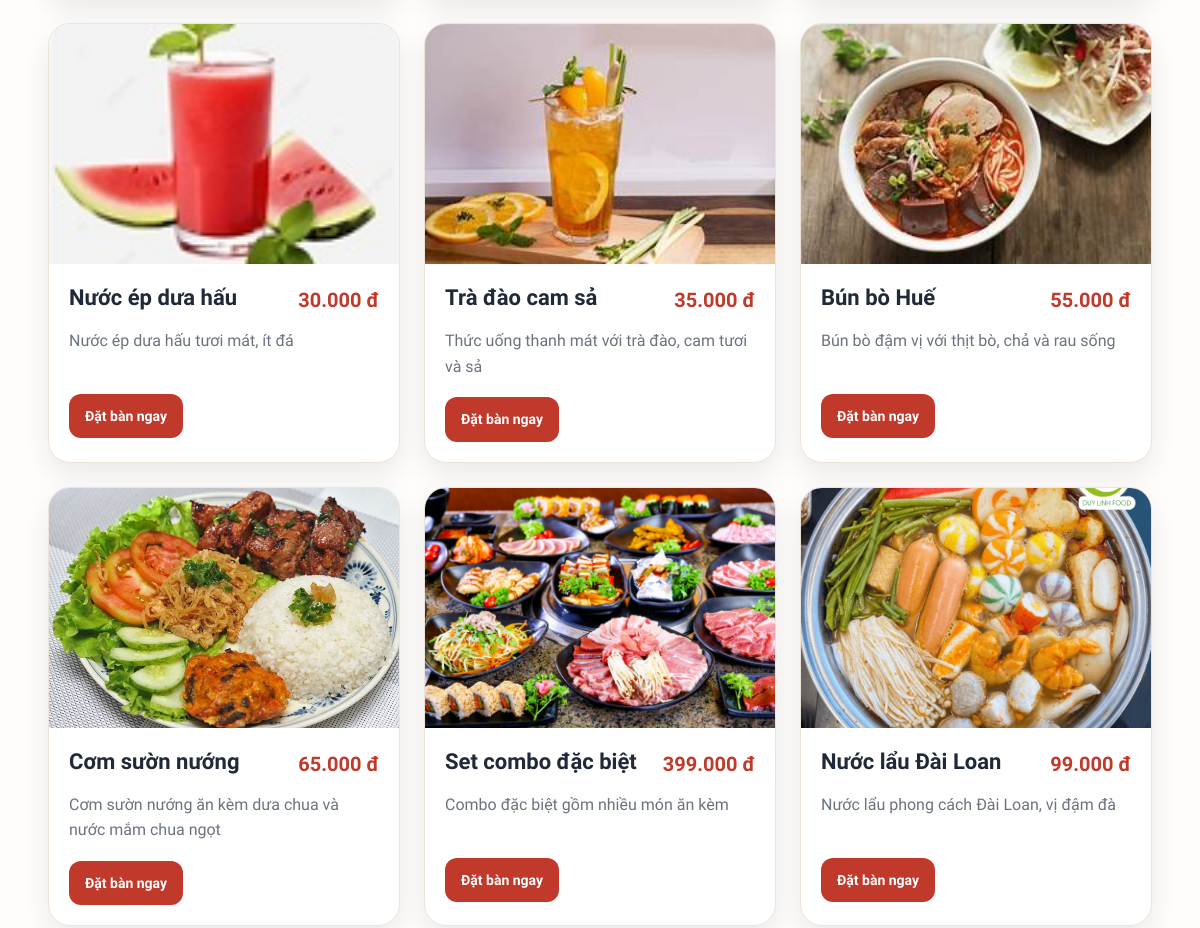
The page /customer/menu.php (middle part) on the database as committed earlier.
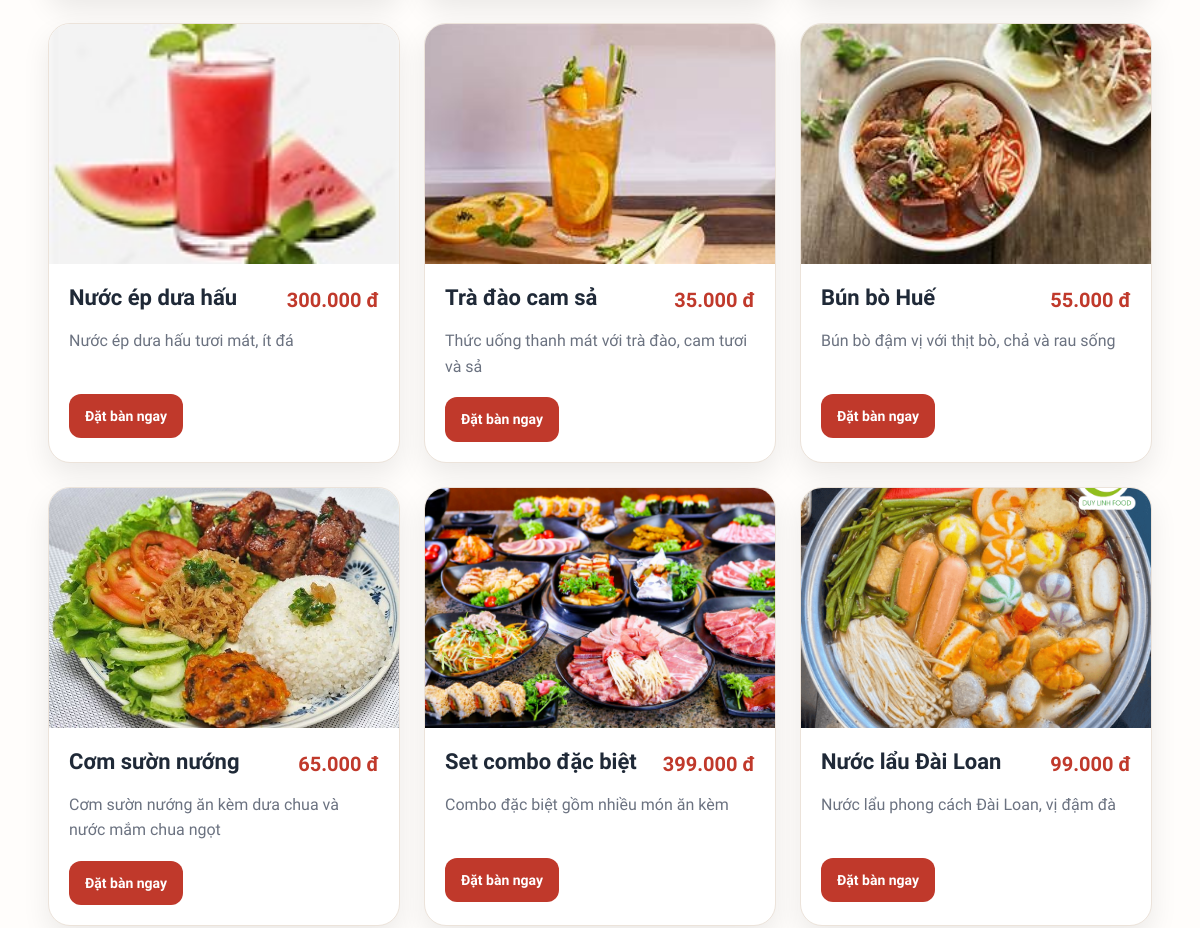
The same page on the database as committed later.
### tables this page shows
CREATE TABLE `menu_items` (
  `item_id` int(11) NOT NULL AUTO_INCREMENT,
  `category_id` int(11) NOT NULL,
  `item_name` varchar(100) NOT NULL,
  `price` decimal(12,2) NOT NULL,
  `description` varchar(255) DEFAULT NULL,
  `image_url` varchar(255) DEFAULT NULL,
  `status` enum('con_hang','het_hang','ngung_ban') NOT NULL DEFAULT 'con_hang',
  PRIMARY KEY (`item_id`),
  UNIQUE KEY `uq_menu_items_item_name` (`item_name`),
  KEY `idx_menu_items_category_id` (`category_id`),
  CONSTRAINT `fk_menu_items_category` FOREIGN KEY (`category_id`) REFERENCES `categories` (`category_id`) ON UPDATE CASCADE
);

### includes/functions.php (called while the page is built, shortened)
<?php
function format_currency($amount): string {
    return number_format((float)$amount, 0, ',', '.') . ' đ';
}
function e($value): string {
    return htmlspecialchars((string)$value, ENT_QUOTES, 'UTF-8');
}

### customer/menu.php (the view, shortened to what this page needs)
<?php
require_once __DIR__ . '/../config/database.php';
require_once __DIR__ . '/../includes/functions.php';
$db = null;
$dbType = '';
if (isset($pdo) && $pdo instanceof PDO) {
    $db = $pdo;
    $dbType = 'pdo';
} elseif (isset($conn) && $conn instanceof mysqli) {
    $db = $conn;
    $dbType = 'mysqli';
} elseif (isset($mysqli) && $mysqli instanceof mysqli) {
    $db = $mysqli;
    $dbType = 'mysqli';
} else {
    die('Không tìm thấy biến kết nối CSDL. Hãy kiểm tra file config/database.php');
}
function db_fetch_all($db, string $dbType, string $sql, array $params = []): array
{
    $stmt = $db->prepare($sql);
    $stmt->execute();
    $result = $stmt->get_result();
    return $result->fetch_all(MYSQLI_ASSOC);
}
$sql = "SELECT
            mi.item_id,
            mi.item_name,
            mi.price,
            mi.description,
            mi.image_url,
            mi.status,
            c.category_name
        FROM menu_items mi
        LEFT JOIN categories c ON c.category_id = mi.category_id
        WHERE mi.status = 'con_hang'";
$params = [];
$sql .= " ORDER BY mi.item_id DESC";
$items = db_fetch_all($db, $dbType, $sql, $params);
include __DIR__ . '/../includes/header.php';
?>
<section class="menu-page">
    <div class="container">
        <div class="menu-grid">
            <?php if (empty($items)): ?>
                <div class="empty-box">
                    <h3>Không tìm thấy món ăn phù hợp</h3>
                    <p>Hãy thử từ khóa khác hoặc bỏ bộ lọc danh mục.</p>
                </div>
            <?php else: ?>
                <?php foreach ($items as $item): ?>
                    <div class="menu-card">
                        <div class="menu-card-image">
                            <?php
                            $imageUrl = $item['image_url'] ?? '/quanlynhahang/assets/images/featured-2.jpg';
                            ?>
                            <img src="<?= e($imageUrl) ?>" alt="<?= e($item['item_name']) ?>">
                        </div>
                        <div class="menu-card-body">
                            <div class="menu-card-top">
                                <h3><?= e($item['item_name']) ?></h3>
                                <span class="menu-price"><?= format_currency($item['price']) ?></span>
                            </div>
                            <p class="menu-description">
                                <?= e($item['description'] ?: 'Chưa có mô tả cho món ăn này.') ?>
                            </p>
                            <div class="menu-card-actions">
                                <a href="/quanlynhahang/customer/reservation.php?item_id=<?= (int)$item['item_id'] ?>#chon-mon-dat-truoc" class="btn btn-primary btn-sm">
                                        Đặt bàn ngay
                                </a>
                            </div>
                        </div>
                    </div>
                <?php endforeach; ?>
            <?php endif; ?>
        </div>
    </div>
</section>
<?php include __DIR__ . '/../includes/footer.php'; ?>

### includes/header.php (shortened to what this page needs)
<!DOCTYPE html>
<html lang="vi">
<head>
    <link rel="stylesheet" href="/quanlynhahang/assets/css/style.css">
    <link rel="stylesheet" href="/quanlynhahang/assets/css/fa-all.min.css">
</head>
<body>

### includes/footer.php (shortened to what this page needs)
</body>
</html>

### assets/css/style.css (style rules this page uses)
* { margin: 0; padding: 0; box-sizing: border-box; }
:root { --primary: #c0392b; --primary-dark: #a5281b; --secondary: #1f2937; --light: #fff8f2; --soft: #f7f3ee; --white: #ffffff; --text: #222; --muted: #6b7280; --border: #e8dfd7; --shadow: 0 12px 30px rgba(0, 0, 0, 0.08); --radius: 18px; }
body { font-family: 'Be Vietnam Pro', -apple-system, BlinkMacSystemFont, 'Segoe UI', system-ui, sans-serif; background: #fffdfb; color: var(--text); line-height: 1.6; }
img { display: block; max-width: 100%; }
a { text-decoration: none; }
.container { width: 92%; max-width: 1200px; margin: 0 auto; }
.btn { display: inline-block; padding: 14px 24px; border-radius: 12px; font-weight: 700; transition: all 0.25s ease; }
.btn-primary { background: #c0392b; color: #fff; }
.menu-page { padding: 30px 0 70px; background: #fffdfb; }
.menu-grid { display: grid; grid-template-columns: repeat(3, 1fr); gap: 24px; }
.menu-card { background: #fff; border-radius: 22px; overflow: hidden; border: 1px solid #ece3da; box-shadow: 0 12px 28px rgba(0,0,0,0.08); transition: transform 0.25s ease, box-shadow 0.25s ease; }
.menu-card-image { position: relative; height: 240px; overflow: hidden; }
.menu-card-image img { width: 100%; height: 100%; object-fit: cover; }
.menu-card-body { padding: 20px; }
.menu-card-top { display: flex; justify-content: space-between; align-items: flex-start; gap: 12px; margin-bottom: 12px; }
.menu-card-top h3 { font-size: 22px; line-height: 1.3; color: #1f2937; margin: 0; }
.menu-price { color: #c0392b; font-size: 20px; font-weight: 800; white-space: nowrap; }
.menu-description { color: #6b7280; margin-bottom: 18px; min-height: 48px; }
.menu-card-actions { display: flex; justify-content: space-between; align-items: center; }
.btn-sm { padding: 11px 16px; font-size: 14px; }

Rows that differ between the two databases and show on the page:
changed menu_items "Nước ép dưa hấu": price "30.000 đ" → "300.000 đ"
